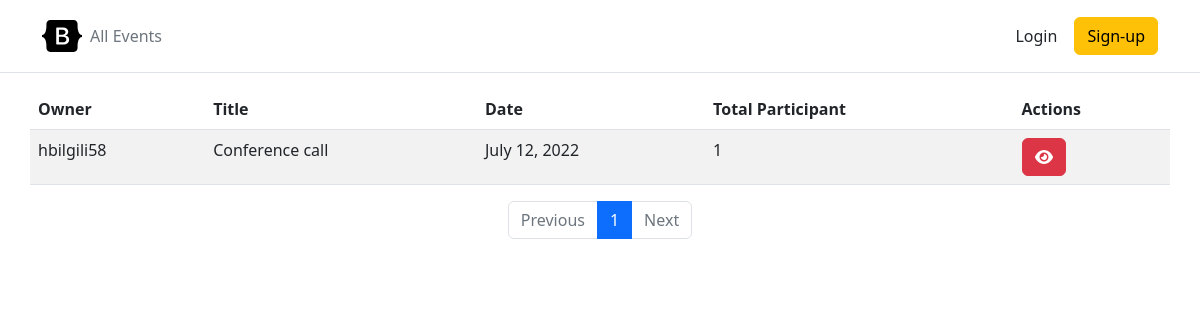
Screenshot of /events/ with the database file from the repository.
### events/models.py (models this page shows, shortened)
class Event(models.Model):
    owner = models.ForeignKey(to=User, verbose_name=_("Owner"), on_delete=models.CASCADE)
    title = models.TextField(verbose_name=_("Title"))
    description = models.TextField(_("Description"))
    date = models.DateField(verbose_name=_("Date"))
    objects = EventQuerySet.as_manager()
    class Meta:
        verbose_name = _("Event")
        verbose_name_plural = _("Events")

### accounts/models.py (models this page shows)
class User(AbstractUser):
    email = models.EmailField(_("email address"), unique=True)
    username = None
    USERNAME_FIELD = "email"
    REQUIRED_FIELDS = []
    objects = UserManager()

### events/views.py (the view)
# urls.py: path("", EventListView.as_view(), name="event-list"),
class EventListView(ListView):
    queryset = Event.objects.detailed().order_by("-date")
    paginate_by = settings.DEFAULT_PAGE_SIZE
    template_name = "list.html"

### events/templatetags/event_tags.py (called while the page is built)
@register.filter(name="split")
def split(value, split_by):
    if not isinstance(value, str) or split_by not in value:
        return value
    return value.split(split_by)[0]

### events/templates/list.html (shortened to what this page needs)
{% extends "base.html" %}
{% load event_tags %}
{% load static %}
{% block content %}
    <div class="container">
        <div class="row">
            {% if object_list %}
                <table class="table table-striped">
                    <thead>
                    <tr>
                        <th scope="col">Owner</th>
                        <th scope="col">Title</th>
                        <th scope="col">Date</th>
                        <th scope="col">Total Participant</th>
                        <th scope="col">Actions</th>
                    </tr>
                    </thead>
                    <tbody>
                    {% for event in object_list %}
                        <tr>
                            <td>{{ event.owner.email|split:"@" }}</td>
                            <td>{{ event.title }}</td>
                            <td>{{ event.date }}</td>
                            <td>{{ event.attendees.count }}</td>
                            <td>
                                <a href="{% url 'event-detail' event.id %}" class="btn btn-danger"><i class="fa-solid fa-eye"></i>
                                </a>
                            </td>
                        </tr>
                    {% endfor %}
                    </tbody>
                </table>
                <nav aria-label="Page navigation example">
                    <ul class="pagination justify-content-center">
                        {% if page_obj.has_previous %}
                            <li class="page-item">
                                <a class="page-link"
                                   href="{% url 'event-list' %}?page={{ page_obj.previous_page_number }}" tabindex="-1">Previous</a>
                            </li>
                        {% else %}
                            <li class="page-item disabled">
                                <a class="page-link" href="#" tabindex="-1">Previous</a>
                            </li>
                        {% endif %}
                        {% for i in page_obj.paginator.page_range %}
                            {% if page_obj.number == i %}
                                <li class="page-item active"><a class="page-link"
                                                                href="{% url 'event-list' %}?page={{ i }}">{{ i }}</a>
                                </li>
                            {% else %}
                                <li class="page-item"><a class="page-link"
                                                         href="{% url 'event-list' %}?page={{ i }}">{{ i }}</a></li>
                            {% endif %}
                        {% endfor %}
                        {% if page_obj.has_next %}
                            <li class="page-item">
                                <a class="page-link" href="{% url 'event-list' %}?page={{ page_obj.next_page_number }}">Next</a>
                            </li>
                        {% else %}
                            <li class="page-item disabled">
                                <a class="page-link" href="#" tabindex="-1">Next</a>
                            </li>
                        {% endif %}
                    </ul>
                </nav>
            {% else %}
                <div class="col-12">There are no event to be listed.</div>
            {% endif %}
        </div>
    </div>
{% endblock %}

### rows the page displays
Event: owner.email|split "hbilgili58", title "Conference call", date "July 12, 2022", attendees.count "1"

### other values shown
{{ i }} "1"
